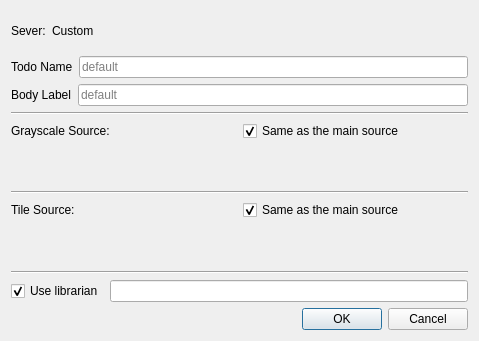
<?xml version="1.0" encoding="UTF-8"?>
<ui version="4.0">
 <class>ZDvidAdvancedDialog</class>
 <widget class="QDialog" name="ZDvidAdvancedDialog">
  <property name="geometry">
   <rect>
    <x>0</x>
    <y>0</y>
    <width>479</width>
    <height>341</height>
   </rect>
  </property>
  <property name="windowTitle">
   <string>Advanced Settings</string>
  </property>
  <layout class="QVBoxLayout" name="verticalLayout">
   <item>
    <layout class="QHBoxLayout" name="horizontalLayout">
     <item>
      <widget class="QLabel" name="label">
       <property name="text">
        <string>Sever:</string>
       </property>
      </widget>
     </item>
     <item>
      <widget class="QLabel" name="serverLabel">
       <property name="text">
        <string>Custom</string>
       </property>
      </widget>
     </item>
     <item>
      <spacer name="horizontalSpacer">
       <property name="orientation">
        <enum>Qt::Horizontal</enum>
       </property>
       <property name="sizeHint" stdset="0">
        <size>
         <width>40</width>
         <height>20</height>
        </size>
       </property>
      </spacer>
     </item>
    </layout>
   </item>
   <item>
    <layout class="QHBoxLayout" name="horizontalLayout_2">
     <item>
      <widget class="QLabel" name="todoLabel">
       <property name="text">
        <string>Todo Name</string>
       </property>
      </widget>
     </item>
     <item>
      <widget class="QLineEdit" name="todoLineEdit">
       <property name="placeholderText">
        <string>default</string>
       </property>
      </widget>
     </item>
    </layout>
   </item>
   <item>
    <layout class="QHBoxLayout" name="horizontalLayout_5">
     <item>
      <widget class="QLabel" name="bodyLabel">
       <property name="text">
        <string>Body Label</string>
       </property>
      </widget>
     </item>
     <item>
      <widget class="QLineEdit" name="bodyLabelLineEdit">
       <property name="placeholderText">
        <string>default</string>
       </property>
      </widget>
     </item>
    </layout>
   </item>
   <item>
    <widget class="Line" name="line">
     <property name="orientation">
      <enum>Qt::Horizontal</enum>
     </property>
    </widget>
   </item>
   <item>
    <layout class="QHBoxLayout" name="horizontalLayout_3">
     <item>
      <widget class="QLabel" name="label_2">
       <property name="text">
        <string>Grayscale Source:</string>
       </property>
      </widget>
     </item>
     <item>
      <widget class="QCheckBox" name="grayscaleMainCheckBox">
       <property name="text">
        <string>Same as the main source</string>
       </property>
       <property name="checked">
        <bool>true</bool>
       </property>
      </widget>
     </item>
    </layout>
   </item>
   <item>
    <widget class="ZDvidSourceWidget" name="grayscaleSourceWidget" native="true"/>
   </item>
   <item>
    <widget class="Line" name="line_2">
     <property name="orientation">
      <enum>Qt::Horizontal</enum>
     </property>
    </widget>
   </item>
   <item>
    <layout class="QHBoxLayout" name="horizontalLayout_4">
     <item>
      <widget class="QLabel" name="label_3">
       <property name="text">
        <string>Tile Source:</string>
       </property>
      </widget>
     </item>
     <item>
      <widget class="QCheckBox" name="tileMainCheckBox">
       <property name="text">
        <string>Same as the main source</string>
       </property>
       <property name="checked">
        <bool>true</bool>
       </property>
      </widget>
     </item>
    </layout>
   </item>
   <item>
    <widget class="ZDvidSourceWidget" name="tileSourceWidget" native="true"/>
   </item>
   <item>
    <widget class="Line" name="line_3">
     <property name="orientation">
      <enum>Qt::Horizontal</enum>
     </property>
    </widget>
   </item>
   <item>
    <layout class="QHBoxLayout" name="horizontalLayout_15">
     <item>
      <widget class="QCheckBox" name="librarianCheckBox">
       <property name="text">
        <string>Use librarian</string>
       </property>
       <property name="checked">
        <bool>true</bool>
       </property>
      </widget>
     </item>
     <item>
      <widget class="QLineEdit" name="librarianLineEdit"/>
     </item>
    </layout>
   </item>
   <item>
    <widget class="QDialogButtonBox" name="buttonBox">
     <property name="orientation">
      <enum>Qt::Horizontal</enum>
     </property>
     <property name="standardButtons">
      <set>QDialogButtonBox::Cancel|QDialogButtonBox::Ok</set>
     </property>
    </widget>
   </item>
  </layout>
 </widget>
 <customwidgets>
  <customwidget>
   <class>ZDvidSourceWidget</class>
   <extends>QWidget</extends>
   <header location="global">widgets/zdvidsourcewidget.h</header>
   <container>1</container>
  </customwidget>
 </customwidgets>
 <resources/>
 <connections>
  <connection>
   <sender>buttonBox</sender>
   <signal>accepted()</signal>
   <receiver>ZDvidAdvancedDialog</receiver>
   <slot>accept()</slot>
   <hints>
    <hint type="sourcelabel">
     <x>248</x>
     <y>254</y>
    </hint>
    <hint type="destinationlabel">
     <x>157</x>
     <y>274</y>
    </hint>
   </hints>
  </connection>
  <connection>
   <sender>buttonBox</sender>
   <signal>rejected()</signal>
   <receiver>ZDvidAdvancedDialog</receiver>
   <slot>reject()</slot>
   <hints>
    <hint type="sourcelabel">
     <x>316</x>
     <y>260</y>
    </hint>
    <hint type="destinationlabel">
     <x>286</x>
     <y>274</y>
    </hint>
   </hints>
  </connection>
 </connections>
</ui>
